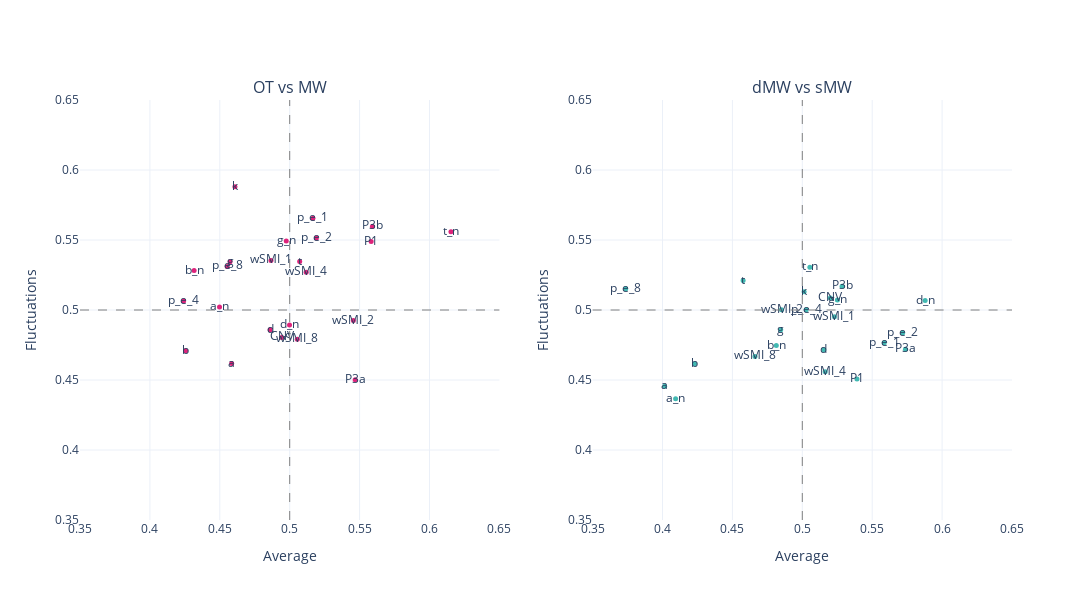

Here is the notebook cell this chart was saved with:
### Code cell
mind = mind_average.assign(marker = lambda df: df['markers'].str.replace('_mean', '')).merge(
mind_fluctuations.assign(marker = lambda df: df['markers'].str.replace('_std', '')), on = 'marker', how = 'inner'
)
mw = mw_average.assign(marker = lambda df: df['markers'].str.replace('_mean', '')).merge(
mw_fluctuations.assign(marker = lambda df: df['markers'].str.replace('_std', '')), on = 'marker', how = 'inner'
)

fig = make_subplots(rows=1, cols=2, 
                    subplot_titles = ['OT vs MW', 'dMW vs sMW'],
                    specs=[[{"type": "scatter"}, {"type": "scatter"}]])

fig.add_trace(go.Scatter(
    x=mind.AUC_x,
    y=mind.AUC_y,
    text = mind.marker,
    mode = 'markers+text',
    marker = {'color':pink, 'size': 5},
#     marker_symbol= symbol_fun(mind, significant_mw)
    
))
fig.add_vline(x=0.5, line_width=1, line_dash="dash", line_color="grey", row = 1, col = 1)
fig.add_hline(y=0.5, line_width=1, line_dash="dash", line_color="grey", row = 1, col = 1)



fig.add_trace(go.Scatter(
    x=mw.AUC_x,
    y=mw.AUC_y,
    text = mw.marker,
    mode = 'markers+text',
    marker = {'color':lblue, 'size': 5},
#     marker_symbol= symbol_fun(mind, significant_mw)
    
), row =1, col = 2)
fig.add_vline(x=0.5, line_width=1, line_dash="dash", line_color="grey", row = 1, col = 2)
fig.add_hline(y=0.5, line_width=1, line_dash="dash", line_color="grey", row = 1, col = 2)


# Update xaxis properties
fig.update_xaxes(title_text="Average", range=[.35, .65],row=1, col=1)
fig.update_xaxes(title_text="Average", range=[.35,.65], row=1, col=2)

# Update yaxis properties
fig.update_yaxes(title_text="Fluctuations", range=[.35, .65],row=1, col=1)
fig.update_yaxes(title_text="Fluctuations", range=[.35,.65], row=1, col=2)


fig.update_layout(
    width=1200,
    height=600,    
    template = "plotly_white",
    showlegend=False,

)

fig.show()
pio.write_json(fig, 'Figs/average_fluctuations_auc_all.plotly')

### Figure 1 — Plotly figure (JSON) as saved in the notebook; plotly's stock layout.template omitted (floating-point values rounded to 4 significant figures)
{"data": [{"marker": {"color": "#DE237B", "size": 5}, "mode": "markers+text", "text": ["CNV", "P1", "P3a", "P3b", "a", "a_n", "b", "b_n", "d", "d_n", "g", "g_n", "k", "p_e_1", "p_e_2", "p_e_4", "p_e_8", "t", "t_n", "wSMI_1", "wSMI_2", "wSMI_4", "wSMI_8"], "type": "scatter", "x": [0.4943, 0.5583, 0.5468, 0.5592, 0.4585, 0.4498, 0.4255, 0.4316, 0.486, 0.4999, 0.4573, 0.4975, 0.4608, 0.5166, 0.5191, 0.4241, 0.4552, 0.5071, 0.6153, 0.4866, 0.5455, 0.5118, 0.5054], "y": [0.4804, 0.5489, 0.4502, 0.5597, 0.4617, 0.5022, 0.4708, 0.5282, 0.4859, 0.4894, 0.5344, 0.5493, 0.588, 0.5655, 0.5514, 0.5065, 0.5311, 0.5346, 0.5559, 0.5354, 0.4925, 0.527, 0.4791]}, {"marker": {"color": "#42B9B2", "size": 5}, "mode": "markers+text", "text": ["CNV", "P1", "P3a", "P3b", "a", "a_n", "b", "b_n", "d", "d_n", "g", "g_n", "k", "p_e_1", "p_e_2", "p_e_4", "p_e_8", "t", "t_n", "wSMI_1", "wSMI_2", "wSMI_4", "wSMI_8"], "type": "scatter", "x": [0.5201, 0.5391, 0.5738, 0.5284, 0.4015, 0.4094, 0.4229, 0.4814, 0.5155, 0.5879, 0.4845, 0.5251, 0.5013, 0.5586, 0.5718, 0.5027, 0.3737, 0.4577, 0.5054, 0.523, 0.4851, 0.5164, 0.4662], "xaxis": "x2", "y": [0.5085, 0.4507, 0.472, 0.517, 0.4455, 0.4366, 0.4617, 0.4746, 0.4716, 0.5067, 0.4859, 0.5071, 0.513, 0.4767, 0.4837, 0.5002, 0.5151, 0.521, 0.5306, 0.4952, 0.5003, 0.4559, 0.4668], "yaxis": "y2"}], "layout": {"annotations": [{"font": {"size": 16}, "showarrow": false, "text": "OT vs MW", "x": 0.225, "xanchor": "center", "xref": "paper", "y": 1, "yanchor": "bottom", "yref": "paper"}, {"font": {"size": 16}, "showarrow": false, "text": "dMW vs sMW", "x": 0.775, "xanchor": "center", "xref": "paper", "y": 1, "yanchor": "bottom", "yref": "paper"}], "height": 600, "shapes": [{"line": {"color": "grey", "dash": "dash", "width": 1}, "type": "line", "x0": 0.5, "x1": 0.5, "xref": "x", "y0": 0, "y1": 1, "yref": "y domain"}, {"line": {"color": "grey", "dash": "dash", "width": 1}, "type": "line", "x0": 0, "x1": 1, "xref": "x domain", "y0": 0.5, "y1": 0.5, "yref": "y"}, {"line": {"color": "grey", "dash": "dash", "width": 1}, "type": "line", "x0": 0.5, "x1": 0.5, "xref": "x2", "y0": 0, "y1": 1, "yref": "y2 domain"}, {"line": {"color": "grey", "dash": "dash", "width": 1}, "type": "line", "x0": 0, "x1": 1, "xref": "x2 domain", "y0": 0.5, "y1": 0.5, "yref": "y2"}], "showlegend": false, "width": 1200, "xaxis": {"anchor": "y", "domain": [0, 0.45], "range": [0.35, 0.65], "title": {"text": "Average"}, "type": "linear"}, "xaxis2": {"anchor": "y2", "domain": [0.55, 1], "range": [0.35, 0.65], "title": {"text": "Average"}, "type": "linear"}, "yaxis": {"anchor": "x", "domain": [0, 1], "range": [0.35, 0.65], "title": {"text": "Fluctuations"}, "type": "linear"}, "yaxis2": {"anchor": "x2", "domain": [0, 1], "range": [0.35, 0.65], "title": {"text": "Fluctuations"}, "type": "linear"}}}
